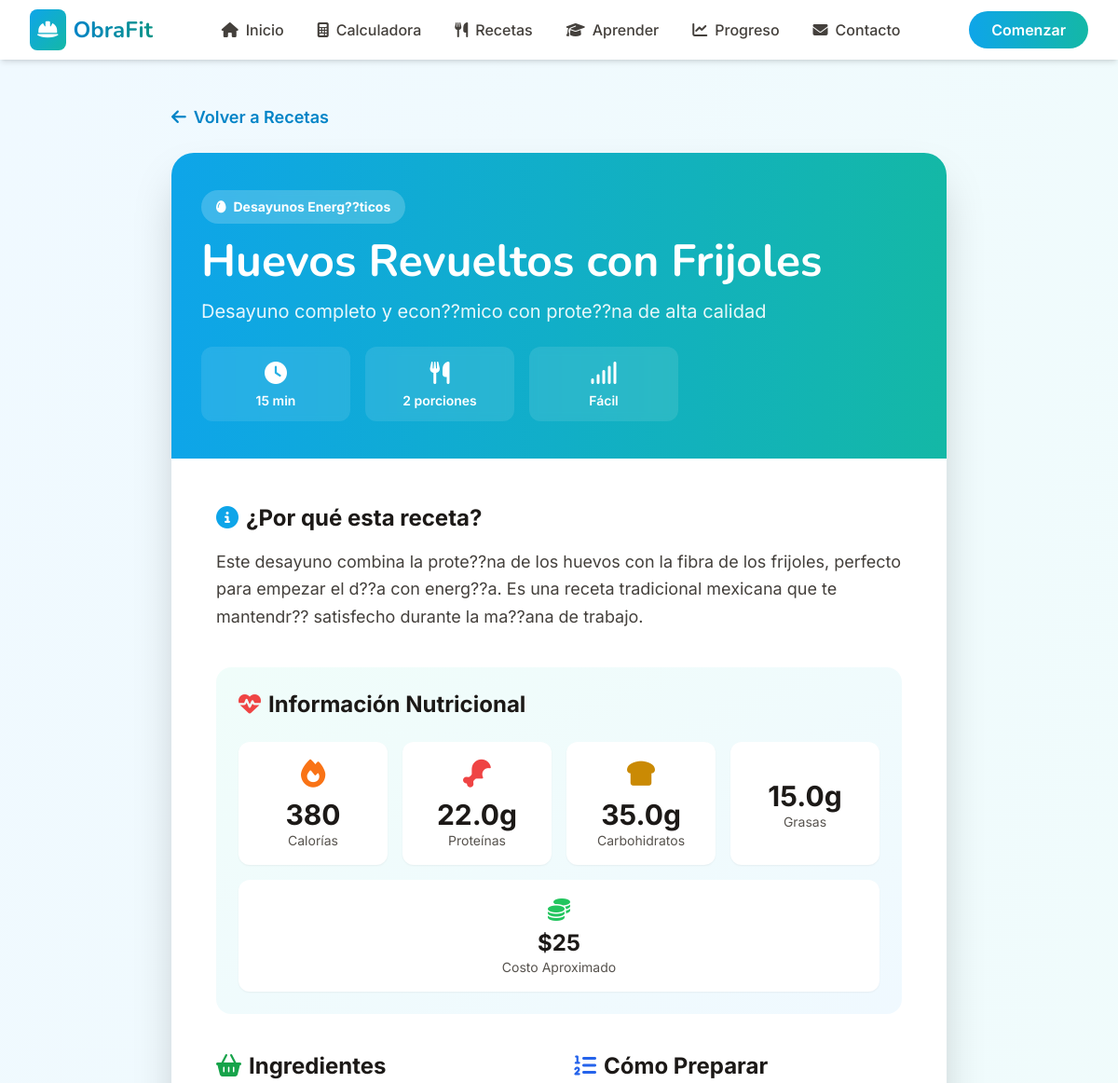
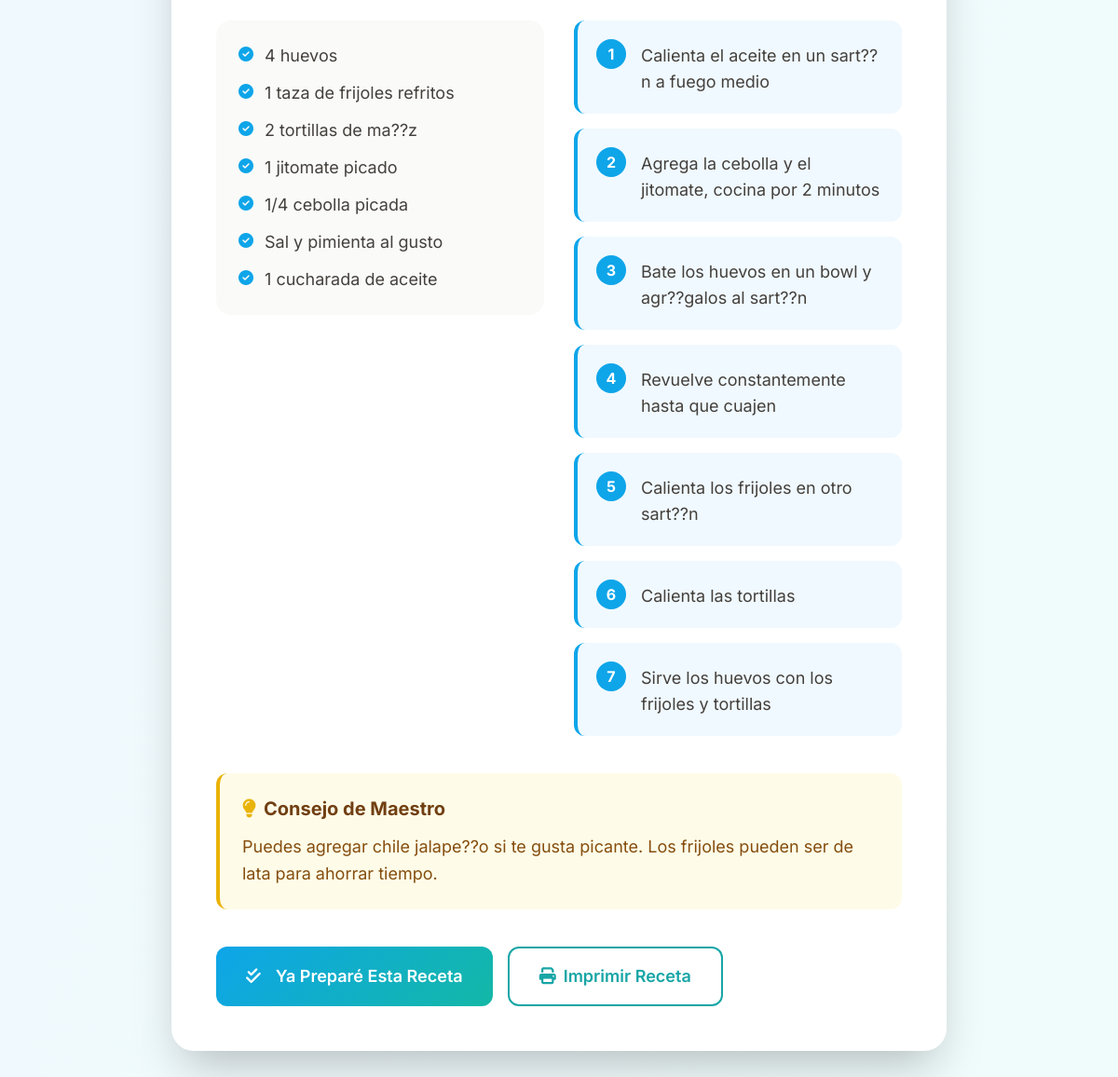
The page /recetas/1/ on the database its author committed (2 pictures, top to bottom).
### recetas/models.py (models this page shows, shortened)
class Receta(models.Model):
    DIFICULTAD_CHOICES = [
        ('facil', 'Fácil'),
        ('media', 'Media'),
        ('dificil', 'Difícil'),
    ]
    nombre = models.CharField(max_length=200)
    descripcion_corta = models.CharField(max_length=300)
    descripcion = models.TextField()
    categoria = models.ForeignKey(CategoriaReceta, on_delete=models.CASCADE, related_name='recetas')
    calorias = models.IntegerField(validators=[MinValueValidator(0)])
    proteinas = models.DecimalField(max_digits=5, decimal_places=1)  # en gramos
    carbohidratos = models.DecimalField(max_digits=5, decimal_places=1)  # en gramos
    grasas = models.DecimalField(max_digits=5, decimal_places=1)  # en gramos
    tiempo_preparacion = models.IntegerField(help_text="Tiempo en minutos")
    porciones = models.IntegerField(validators=[MinValueValidator(1)])
    dificultad = models.CharField(max_length=20, choices=DIFICULTAD_CHOICES, default='facil')
    costo_aproximado = models.DecimalField(max_digits=6, decimal_places=2, help_text="Costo en pesos")
    ingredientes = models.TextField(help_text="Un ingrediente por línea")
    instrucciones = models.TextField(help_text="Pasos de preparación, uno por línea")
    imagen_url = models.URLField(blank=True, null=True)
    tips = models.TextField(blank=True, help_text="Consejos adicionales")
    es_popular = models.BooleanField(default=False)
    creado_en = models.DateTimeField(auto_now_add=True)
    actualizado_en = models.DateTimeField(auto_now=True)
    class Meta:
        verbose_name = 'Receta'
        verbose_name_plural = 'Recetas'
        ordering = ['-es_popular', 'nombre']

class CategoriaReceta(models.Model):
    TIPO_COMIDA_CHOICES = [
        ('desayuno', 'Desayuno'),
        ('almuerzo', 'Almuerzo'),
        ('cena', 'Cena'),
        ('snack', 'Snack'),
    ]
    nombre = models.CharField(max_length=100)
    tipo_comida = models.CharField(max_length=20, choices=TIPO_COMIDA_CHOICES)
    icono = models.CharField(max_length=50, default='fa-utensils')  # Font Awesome icon
    color = models.CharField(max_length=50, default='primary-500')  # Tailwind color
    descripcion = models.TextField()
    class Meta:
        verbose_name = 'Categoría de Receta'
        verbose_name_plural = 'Categorías de Recetas'

### recetas/views.py (the view)
# urls.py: path('recetas/<int:receta_id>/', views.receta_detalle, name='receta_detalle'),
def receta_detalle(request, receta_id):
    receta = get_object_or_404(Receta, id=receta_id)
    recetas_relacionadas = Receta.objects.filter(
        categoria=receta.categoria
    ).exclude(id=receta_id)[:3]
    context = {
        'titulo': f'{receta.nombre} - Recetas',
        'receta': receta,
        'recetas_relacionadas': recetas_relacionadas,
    }
    return render(request, 'recetas/detalle.html', context)

### templates/recetas/detalle.html (shortened to what this page needs)
{% extends 'base.html' %}
{% load static %}
{% block content %}
<section class="min-h-screen bg-gradient-to-br from-primary-50 to-mint-50 py-12">
  <div class="max-w-4xl mx-auto px-4 sm:px-6 lg:px-8">
    <a href="{% url 'recetas' %}" class="inline-flex items-center text-primary-600 hover:text-primary-700 mb-6 text-lg font-semibold">
      <i class="fas fa-arrow-left mr-2"></i> Volver a Recetas
    </a>
    <div class="bg-white rounded-3xl shadow-2xl overflow-hidden">
      <div class="bg-gradient-to-r from-primary-500 to-mint-500 px-8 py-10 text-white">
        <div class="flex items-start justify-between">
          <div class="flex-1">
            <span class="inline-block px-4 py-2 bg-white/20 backdrop-blur-sm rounded-full text-sm font-bold mb-4">
              <i class="fas {{ receta.categoria.icono }} mr-2"></i>{{ receta.categoria.nombre }}
            </span>
            <h1 class="text-4xl lg:text-5xl font-display font-bold mb-4">{{ receta.nombre }}</h1>
            <p class="text-xl text-white/90 mb-6">{{ receta.descripcion_corta }}</p>
            <div class="grid grid-cols-3 gap-4 max-w-lg">
              <div class="bg-white/10 backdrop-blur-sm rounded-xl p-3 text-center">
                <i class="fas fa-clock text-2xl mb-1"></i>
                <div class="text-sm font-semibold">{{ receta.tiempo_preparacion }} min</div>
              </div>
              <div class="bg-white/10 backdrop-blur-sm rounded-xl p-3 text-center">
                <i class="fas fa-utensils text-2xl mb-1"></i>
                <div class="text-sm font-semibold">{{ receta.porciones }} porciones</div>
              </div>
              <div class="bg-white/10 backdrop-blur-sm rounded-xl p-3 text-center">
                <i class="fas fa-signal text-2xl mb-1"></i>
                <div class="text-sm font-semibold capitalize">{{ receta.get_dificultad_display }}</div>
              </div>
            </div>
          </div>
        </div>
      </div>
      <div class="p-8 lg:p-12">
        <div class="mb-10">
          <h2 class="text-2xl font-bold text-warm-900 mb-4">
            <i class="fas fa-info-circle text-primary-500 mr-2"></i>¿Por qué esta receta?
          </h2>
          <p class="text-lg text-warm-700 leading-relaxed">{{ receta.descripcion }}</p>
        </div>
        <div class="bg-gradient-to-br from-mint-50 to-primary-50 rounded-2xl p-6 mb-10">
          <h2 class="text-2xl font-bold text-warm-900 mb-6">
            <i class="fas fa-heartbeat text-red-500 mr-2"></i>Información Nutricional
          </h2>
          <div class="grid grid-cols-2 lg:grid-cols-4 gap-4">
            <div class="bg-white rounded-xl p-4 text-center shadow-sm">
              <i class="fas fa-fire text-orange-500 text-3xl mb-2"></i>
              <div class="text-3xl font-bold text-warm-900">{{ receta.calorias }}</div>
              <div class="text-sm text-warm-600">Calorías</div>
            </div>
            <div class="bg-white rounded-xl p-4 text-center shadow-sm">
              <i class="fas fa-drumstick-bite text-red-500 text-3xl mb-2"></i>
              <div class="text-3xl font-bold text-warm-900">{{ receta.proteinas }}g</div>
              <div class="text-sm text-warm-600">Proteínas</div>
            </div>
            <div class="bg-white rounded-xl p-4 text-center shadow-sm">
              <i class="fas fa-bread-slice text-yellow-600 text-3xl mb-2"></i>
              <div class="text-3xl font-bold text-warm-900">{{ receta.carbohidratos }}g</div>
              <div class="text-sm text-warm-600">Carbohidratos</div>
            </div>
            <div class="bg-white rounded-xl p-4 text-center shadow-sm">
              <div class="text-3xl font-bold text-warm-900">{{ receta.grasas }}g</div>
              <div class="text-sm text-warm-600">Grasas</div>
            </div>
          </div>
          {% if receta.costo_aproximado %}
          <div class="mt-4 bg-white rounded-xl p-4 text-center shadow-sm">
            <i class="fas fa-coins text-green-500 text-2xl mb-1"></i>
            <div class="text-2xl font-bold text-warm-900">${{ receta.costo_aproximado|floatformat:0 }}</div>
            <div class="text-sm text-warm-600">Costo Aproximado</div>
          </div>
          {% endif %}
        </div>
        <div class="grid lg:grid-cols-2 gap-8 mb-10">
          <div>
            <h2 class="text-2xl font-bold text-warm-900 mb-6">
              <i class="fas fa-shopping-basket text-green-600 mr-2"></i>Ingredientes
            </h2>
            <div class="bg-warm-50 rounded-2xl p-6">
              <ul class="space-y-3">
                {% for ingrediente in receta.ingredientes.splitlines %}
                <li class="flex items-start text-warm-700">
                  <i class="fas fa-check-circle text-primary-500 mt-1 mr-3"></i>
                  <span class="text-lg">{{ ingrediente }}</span>
                </li>
                {% endfor %}
              </ul>
            </div>
          </div>
          <div>
            <h2 class="text-2xl font-bold text-warm-900 mb-6">
              <i class="fas fa-list-ol text-blue-600 mr-2"></i>Cómo Preparar
            </h2>
            <div class="space-y-4">
              {% for paso in receta.instrucciones.splitlines %}
              <div class="bg-primary-50 rounded-xl p-5 border-l-4 border-primary-500">
                <div class="flex items-start">
                  <span class="flex-shrink-0 w-8 h-8 bg-primary-500 text-white rounded-full flex items-center justify-center font-bold mr-4">{{ forloop.counter }}</span>
                  <p class="text-warm-700 text-lg pt-1">{{ paso }}</p>
                </div>
              </div>
              {% endfor %}
            </div>
          </div>
        </div>
        {% if receta.tips %}
        <div class="bg-yellow-50 border-l-4 border-yellow-500 rounded-xl p-6 mb-10">
          <h3 class="text-xl font-bold text-yellow-900 mb-3">
            <i class="fas fa-lightbulb text-yellow-500 mr-2"></i>Consejo de Maestro
          </h3>
          <p class="text-yellow-800 text-lg leading-relaxed">{{ receta.tips }}</p>
        </div>
        {% endif %}
        <div class="flex flex-wrap gap-4">
          <button onclick="marcarComoCompletada({{ receta.id }})" class="btn-primary px-8 py-4 rounded-xl text-lg">
            <i class="fas fa-check-double mr-2"></i>Ya Preparé Esta Receta
          </button>
          <button onclick="window.print()" class="btn-secondary px-8 py-4 rounded-xl text-lg">
            <i class="fas fa-print mr-2"></i>Imprimir Receta
          </button>
        </div>
      </div>
    </div>
  </div>
</section>
{% endblock %}

### static/css/styles.css (style rules this page uses)
:root { --primary-color: #0ea5e9; --mint-color: #14b8a6; --warm-color: #78716c; --transition: all 0.3s ease; }
html { scroll-behavior: smooth; }
.btn-primary { background: linear-gradient(135deg, #0ea5e9, #14b8a6); color: white; padding: 12px 30px; border-radius: 9999px; font-weight: 600; transition: var(--transition); display: inline-flex; align-items: center; gap: 8px; }

### templates/recetas/detalle.html (style rules this page uses)
.btn-secondary { background: white; color: #17A5A5; border: 2px solid #17A5A5; font-weight: 600; transition: all 0.3s; display: inline-flex; align-items: center; }

### rows shown on the page
Receta: categoria.nombre "Desayunos Energ??ticos", nombre "Huevos Revueltos con Frijoles", descripcion_corta "Desayuno completo y econ??mico con prote??na de alta calidad", tiempo_preparacion "15", porciones "2", dificultad "Fácil", descripcion "Este desayuno combina la prote??na de los huevos con la fibra de los frijoles, perfecto para empezar el d??a con energ??a. Es una receta tradicional mexicana que te mantendr?? satisfecho durante la ma??ana de trabajo.", calorias "380", proteinas "22.0", carbohidratos "35.0", grasas "15.0", costo_aproximado "25", tips "Puedes agregar chile jalape??o si te gusta picante. Los frijoles pueden ser de lata para ahorrar tiempo."

### other values the page prints
{{ ingrediente }} "4 huevos" "1 taza de frijoles refritos" "2 tortillas de ma??z" "1 jitomate picado" "1/4 cebolla picada" "Sal y pimienta al gusto" "1 cucharada de aceite"
{{ paso }} "Calienta el aceite en un sart??n a fuego medio" "Agrega la cebolla y el jitomate, cocina por 2 minutos" "Bate los huevos en un bowl y agr??galos al sart??n" "Revuelve constantemente hasta que cuajen" "Calienta los frijoles en otro sart??n" "Calienta las tortillas" "Sirve los huevos con los frijoles y tortillas"
